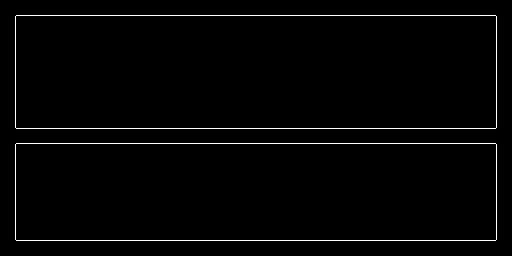

Rendered tile map (Tiled .tmx) drawn with the repository's tilesets; below, a short description and the map source with its tile grids summarised:
An orthogonal 32x16 tile map with 16x16 px tiles, 1 tile layer (Tile Layer 1).

<map version="1.0" tiledversion="1.0.3" orientation="orthogonal" renderorder="right-down" width="32" height="16" tilewidth="16" tileheight="16" nextobjectid="1">
 <tileset firstgid="1" name="tilesetBW" tilewidth="16" tileheight="16" tilecount="6" columns="6">
  <image source="../images/tileset.png" width="96" height="16" />
 </tileset>
 <layer name="Tile Layer 1" width="32" height="16">
  <data>[512 cells, 512 non-empty, 6 distinct tile ids]</data>
 </layer>
</map>
